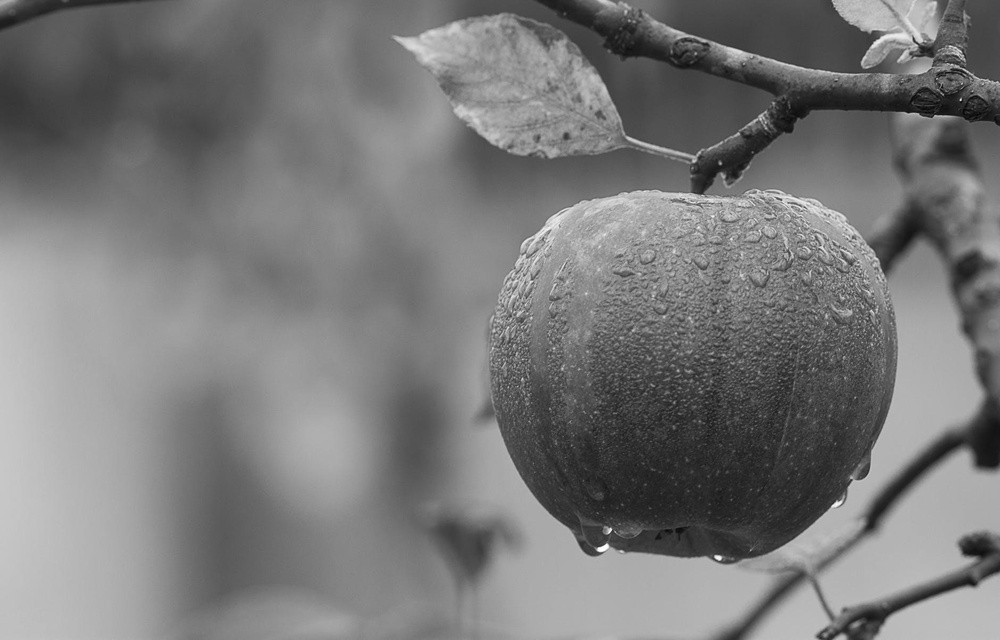
#> input picture images/gray.jpg, 1000 x 640 px, shrunk from 1880 x 1204 before the run, found by its file name
$ jupyter execute --allow-errors 'Digital Image Processing_1.ipynb'
#> lines starting #> are read from the running program, lines starting #| are printed output that depends on the picture; after the words box and inside, x2 and y2 are one past the last pixel; in counts of white or black regions, pixels touching at a corner belong together
[cell 1]
import numpy as np
import matplotlib.pyplot as plt
import cv2

[cell 2]
gray=cv2.imread(r"C:\Users\hp\Downloads\gray.jpg",0)
#> gray is the input picture: shape (640, 1000); min 1, max 255, mean 121.2

[cell 3]
plt.imshow(gray,cmap='gray')

# Image Histograms

[cell 4]
def hist(img):
    hist=np.zeros((256))
    for col in img:
        for j in col:
            hist[int(j)]+=1.0
    return hist

[cell 5]
plt.bar(np.arange(256),hist(gray))
#> after the loop in hist, `for col in img:`: hist = 256 values, max 7447 at index 174, min 0 at index 0, mean 2500
plt.show()
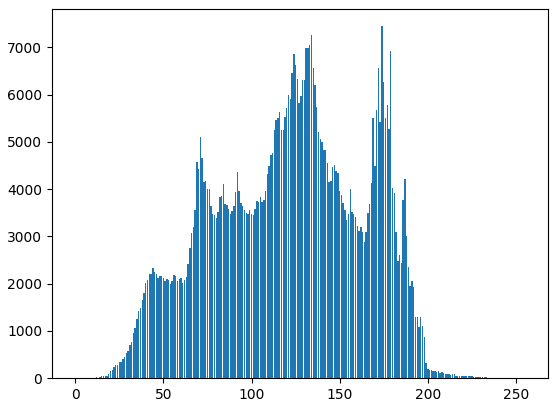
#> figure drawn by matplotlib, 1 panel; tallest bar 7447 high, from x = 173.6 to 174.4

# Point Pixel Operation

[cell 6]
def negative(img):
    neg_img=np.zeros(img.shape,"float64")
    for i in range(len(img)):
        for j in range(len(img[i])):
            neg_img[i][j]=255-img[i][j]
    return neg_img

#> (a cell that did not finish here is left out)

#> (a cell that did not finish here is left out)

[cell 9]
def threshold(img,threshold=128):
    new_img=np.zeros(img.shape,"float64")
    for i in range(len(img)):
        for j in range(len(img[i])):
            if img[i][j]<threshold:
                new_img[i][j]=0
            else:
                new_img[i][j]=255
    return new_img

[cell 10]
plt.imshow(threshold(gray),cmap='gray')
#> after the loop in threshold, `for i in range(len(img)):`:
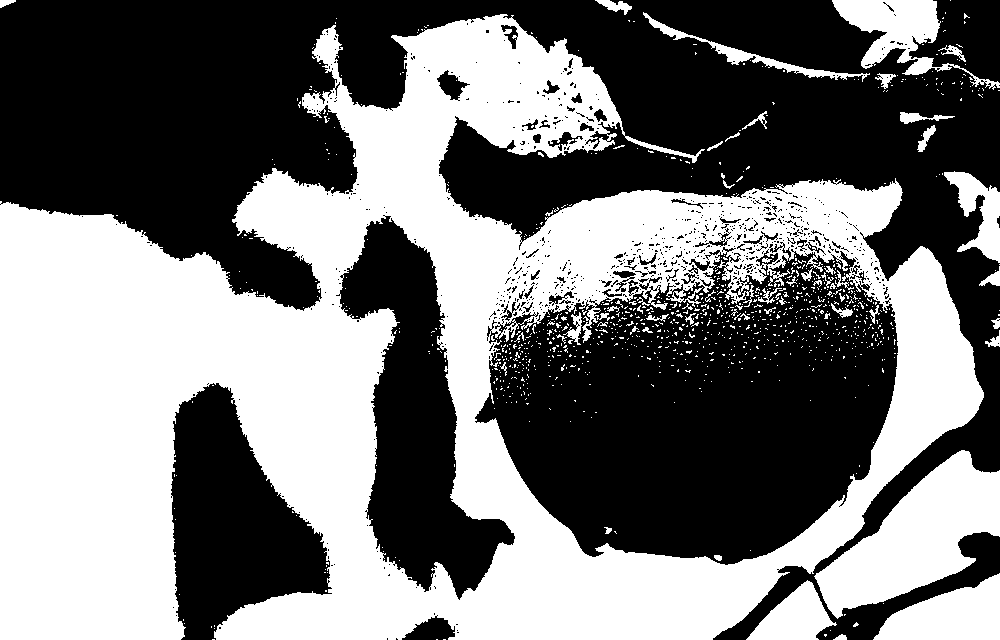
#> new_img: shape (640, 1000) float64; 46.9% white; 1021 white regions (968 under 20 px), largest, box (x1, y1, x2, y2) and area: (0, 14, 984, 640) 261923, (814, 450, 1000, 619) 14720, (873, 573, 1000, 640) 5257

[cell 11]
def gamma(img,gamma=0.6):
    new_img=np.zeros(img.shape,"float64")
    for i in range(len(img)):
        for j in range(len(img[i])):
            new_img[i][j]=((img[i][j]/255.0)**gamma)*255.0
    return new_img

[cell 12]
plt.imshow(gamma(gray,gamma=0.9),cmap="gray")

[cell 13]
def transformation(img):
    new_img=np.zeros(img.shape,"float64")
    for i in range(len(img)):
        for j in range(len(img[i])):
            if img[i][j]>=80 and img[i][j]<=131:
                new_img[i][j]=(255/50)*(img[i][j]-80)
    return new_img

[cell 14]
plt.imshow(transformation(gray),cmap='gray')
#> after the loop in transformation, `for i in range(len(img)):`:
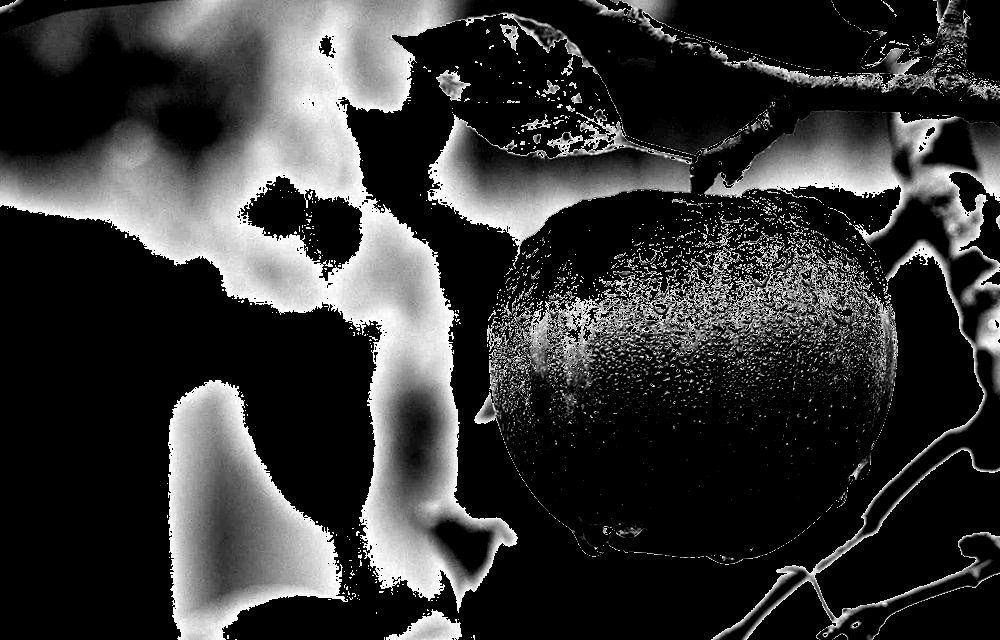
#> new_img: shape (640, 1000) float64; min 0, max 260.1, mean 54.7; drawn with min black and max white

# Histogram & Cummulative histogram distribution

[cell 15]
def imhist_cumhist(img):
    h,w=img.shape
    hist1=hist(img)
    cdf=np.zeros((256))
    cdf[0]=int(hist1[0])
    for i in range(1,len(hist1)):
        cdf[i]=int(cdf[i-1]+hist1[i])
    return hist1,cdf

[cell 16]
hist1,cdf=imhist_cumhist(gray)
#> in imhist_cumhist, `hist1=hist(img)`: hist1 has the same summary as hist in hist
#> after the loop in imhist_cumhist, `for i in range(1,len(hist1)):`: cdf = 256 values from 0 to 640000
#> hist1 has the same summary as hist in hist; cdf = 256 values from 0 to 640000

[cell 17]
hist1.shape
#> Out = (256,)

[cell 18]
x=np.arange(256)
plt.bar(x,hist1)

[cell 19]
plt.bar(x,cdf)
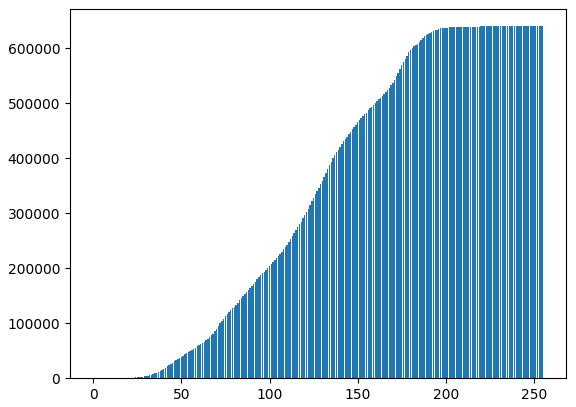
#> figure drawn by matplotlib, 1 panel; tallest bar 640000 high, from x = 254.6 to 255.4

# Histogram Equalization

[cell 20]
def imhisteq(img):
    h,w=img.shape
    hist1=hist(img)
    cdf=np.zeros((256))
    cdf[0]=hist1[0]
    for i in range(1,len(hist1)):
        cdf[i]=cdf[i-1]+hist1[i]
    hist1=hist1/(h*w)
    cdf=cdf*255/(h*w)
    cdf=cdf.astype("int")
    return hist1,cdf

[cell 21]
def transformation(img,tx):
    w,h=img.shape
    new_img=np.zeros(img.shape)
    for i in range(w):
        for j in range(h):
            new_img[i][j]=int(tx[img[i][j]])
    return new_img

[cell 22]
int(5.5)

[cell 23]
hist1,cdf=imhisteq(gray)
#> in imhisteq, `hist1=hist(img)`: hist1 has the same summary as hist in hist
#> after the loop in imhisteq, `for i in range(1,len(hist1)):`: cdf = 256 values from 0 to 640000
#> in imhisteq, `hist1=hist1/(h*w)`: hist1 = 256 values, max 0.0116 at index 174, min 0 at index 0, mean 0.00391
#> in imhisteq, `cdf=cdf*255/(h*w)`: cdf = 256 values from 0 to 255
#> cdf = 256 values from 0 to 255

[cell 24]
hcimage=transformation(gray,cdf)
#> after the loop in transformation, `for i in range(w):`:
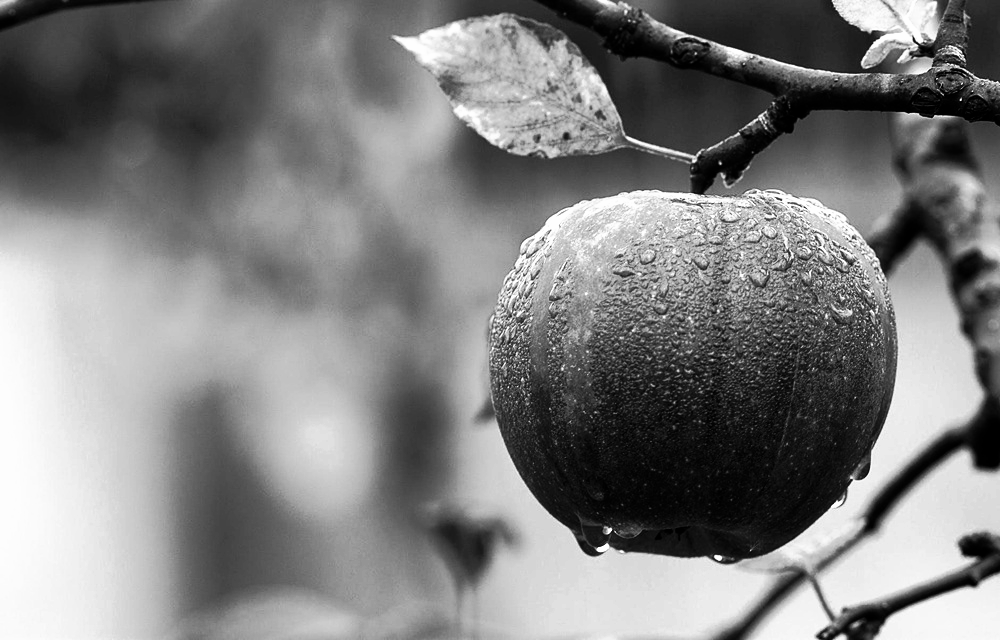
#> new_img: shape (640, 1000) float64; min 0, max 255, mean 127.9

[cell 25]
plt.title("input image")
plt.imshow(gray,cmap="gray")

[cell 26]
plt.title("output image")
plt.imshow(hcimage,cmap="gray")

[cell 27]
plt.title("cdf transformation")
plt.plot(np.arange(256),cdf)
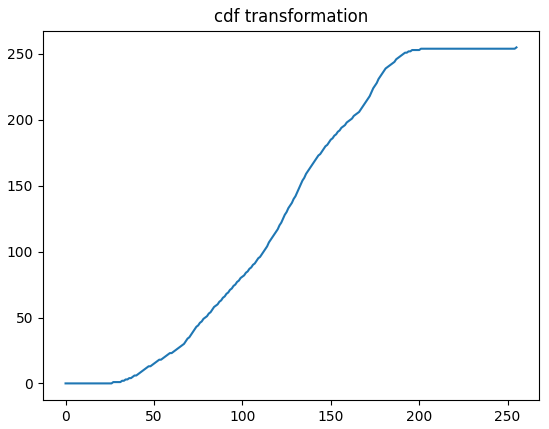
#> figure drawn by matplotlib, 1 panel; curve peaks at x = 255, y = 255

[cell 28]
plt.title("input histogram")
plt.plot(hist(gray))
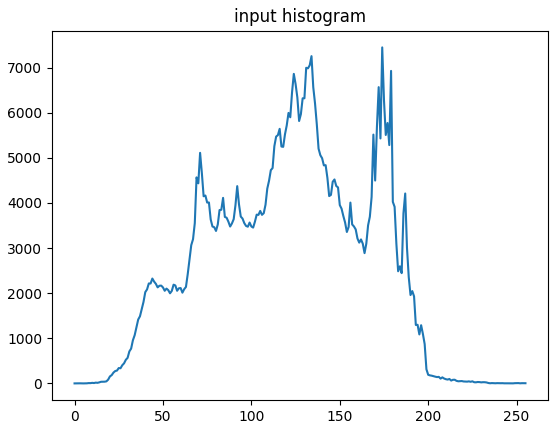
#> figure drawn by matplotlib, 1 panel; curve peaks at x = 174, y = 7447

[cell 29]
plt.title("output histogram")
plt.plot(hist(hcimage))
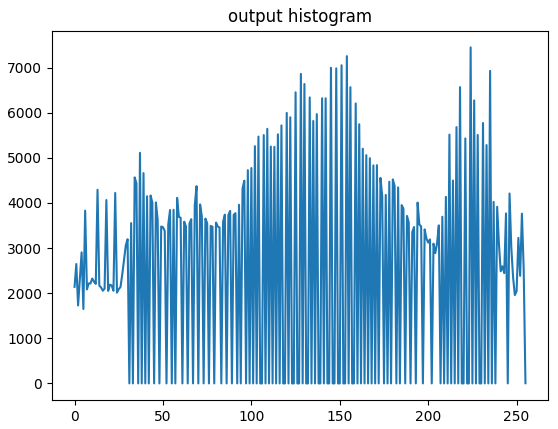
#> figure drawn by matplotlib, 1 panel; curve peaks at x = 224, y = 7447

[cell 30]
plt.title("output cummulative histogram")
plt.bar(np.arange(256),imhist_cumhist(hcimage)[1])
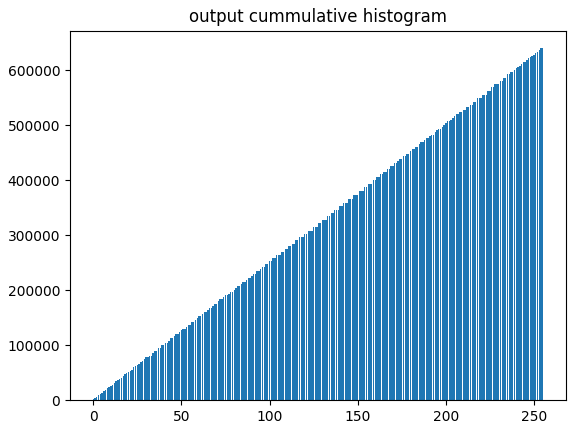
#> figure drawn by matplotlib, 1 panel; tallest bar 640000 high, from x = 254.6 to 255.4

[cell 31]
plt.title("input cummulative histogram")
plt.bar(np.arange(256),imhist_cumhist(gray)[1])
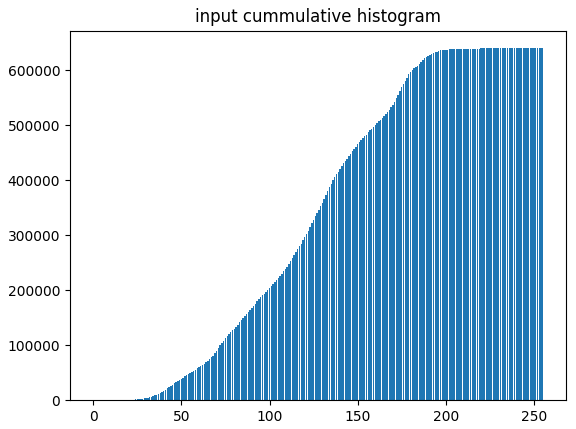
#> figure drawn by matplotlib, 1 panel; tallest bar 640000 high, from x = 254.6 to 255.4

# Histogram Matching

[cell 32]
ref_image=cv2.imread(r"C:\Users\hp\Downloads\dog.jpg",0)
ori_image=cv2.imread(r"C:\Users\hp\Downloads\gray.jpg",0)

[cell 33]
import random

[cell 34]
def transformation(img,tx,txinv):
    w,h=img.shape
    new_img=np.zeros(img.shape)
    for i in range(w):
        for j in range(h):
            a=img[i][j]
            b=tx[a]
            #print(b)
            aprime=np.where(txinv == b)
            #print(aprime[0].shape)
            if aprime[0].shape!=(0,):
                new_img[i][j]=np.min(aprime[0])
                #print("--")
            else:
                new_img[i][j]=random.randint(0,255)
    return new_img

[cell 35]
historg,cdftx=imhisteq(ori_image)
#> historg has the same summary as hist1 in imhisteq; cdftx = 256 values from 0 to 255
#> (the rest of this cell did not finish here and is left out)
